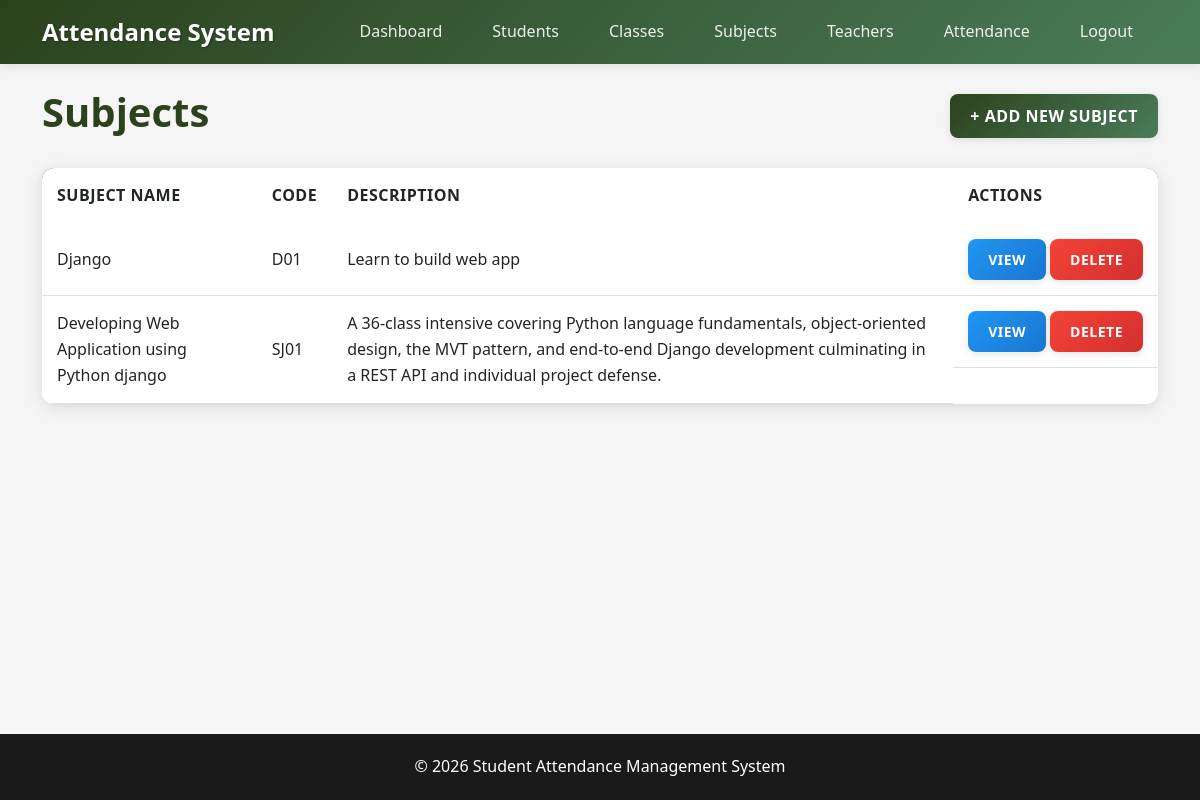
/subjects/ (signed in), run on the app's committed database.
### Attendance/models.py (models this page shows, shortened)
class Subject(models.Model):
    subject_name = models.CharField(max_length=100)
    code = models.CharField(max_length=20, unique=True)
    description = models.TextField(blank=True, null=True)
    created_at = models.DateTimeField(auto_now_add=True)

### Attendance/views.py (the view)
# urls.py: path('subjects/', views.subject_list, name='subject_list'),
@login_required
def subject_list(request):
    subjects = Subject.objects.all()
    return render(request, 'subjects/list.html', {'subjects': subjects})

### Templates/subjects/list.html
{% extends 'base.html' %}
{% block content %}
<div class="d-flex justify-content-between align-items-center mb-4">
    <h1 class="text-primary-custom">Subjects</h1>
    <a href="{% url 'subject_create' %}" class="btn btn-primary">+ Add New Subject</a>
</div>
<div class="card">
    <div class="card-body p-0">
        <table class="table mb-0">
            <thead>
                <tr>
                    <th>Subject Name</th>
                    <th>Code</th>
                    <th>Description</th>
                    <th>Actions</th>
                </tr>
            </thead>
            <tbody>
                {% for subject in subjects %}
                <tr>
                    <td>{{ subject.subject_name }}</td>
                    <td>{{ subject.code }}</td>
                    <td>{{ subject.description|default:"-" }}</td>
                    <td class="d-flex gap-1">
                        <a href="{% url 'subject_detail' pk=subject.id %}" class="btn btn-sm btn-info">View</a>
                        <a href="{% url 'subject_delete' pk=subject.id %}" class="btn btn-sm btn-danger">Delete</a>
                    </td>
                </tr>
                {% empty %}
                <tr>
                    <td colspan="5" class="text-center text-secondary py-4">No subjects found. <a href="{% url 'subject_create' %}">Add
                            one now.</a></td>
                </tr>
                {% endfor %}
            </tbody>
        </table>
    </div>
</div>
{% endblock %}

### Templates/static/css/style.css (style rules this page uses)
:root { --primary-color: #1f360ff0; --primary-hover: #1f360f; --secondary-color: #4a7c59; --accent-color: #759353; --dark-bg: #1a1a1a; --light-bg: #f5f5f5; --card-bg: #ffffff; --text-primary: #333333; --text-secondary: #666666; --border-color: #e0e0e0; --success-color: #4caf50; --warning-color: #ff9800; --danger-color: #f44336; --info-color: #2196f3; }
body { background-color: var(--light-bg); color: var(--text-primary); font-family: 'Segoe UI', Tahoma, Geneva, Verdana, sans-serif; line-height: 1.6; }
.card { border: none; border-radius: 12px; box-shadow: 0 4px 20px rgba(0,0,0,0.08); transition: all 0.3s ease; background: var(--card-bg); margin-bottom: 25px; }
.card-body { padding: 25px; }
.btn { border-radius: 8px; display: flex; font-weight: 600; text-transform: uppercase; letter-spacing: 0.5px; padding: 10px 20px; transition: all 0.3s ease; border: none; box-shadow: 0 2px 8px rgba(0,0,0,0.1); }
.btn-primary { background: linear-gradient(135deg, var(--primary-color) 0%, var(--secondary-color) 100%); color: white; }
.btn-danger { background: linear-gradient(135deg, var(--danger-color) 0%, #d32f2f 100%); color: white; }
.btn-info { background: linear-gradient(135deg, var(--info-color) 0%, #1976d2 100%); color: white; }
.table { border-radius: 12px; overflow: hidden; box-shadow: 0 2px 10px rgba(0,0,0,0.05); }
.table thead { background: linear-gradient(135deg, var(--primary-color) 0%, var(--secondary-color) 100%); color: white; }
.table thead th { border: none; font-weight: 600; text-transform: uppercase; letter-spacing: 0.5px; padding: 15px; }
.table tbody tr { transition: all 0.3s ease; }
.table tbody td { padding: 15px; border-color: var(--border-color); vertical-align: middle; }
.text-primary-custom { color: var(--primary-color); font-weight: 600; }

### data on the page
Subject: subject_name "Django", code "D01", description "Learn to build web app"
Subject: subject_name "Developing Web Application using Python django", code "SJ01", description "A 36-class intensive covering Python language fundamentals, object-oriented design, the MVT pattern, and end-to-end Django development culminating in a REST API and individual project defense."
